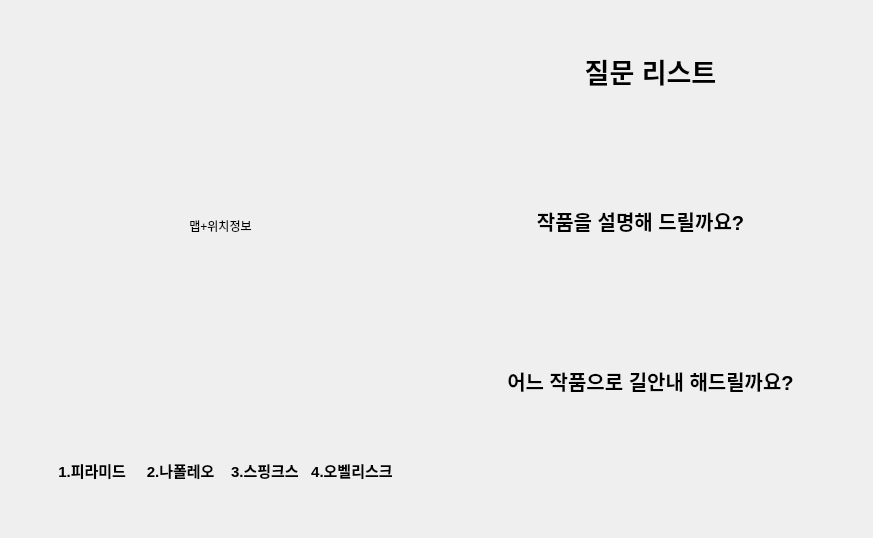
<?xml version="1.0" encoding="UTF-8"?>
<ui version="4.0">
 <class>QDialog</class>
 <widget class="QDialog" name="QDialog">
  <property name="geometry">
   <rect>
    <x>0</x>
    <y>0</y>
    <width>873</width>
    <height>538</height>
   </rect>
  </property>
  <property name="windowTitle">
   <string>Dialog</string>
  </property>
  <widget class="QLabel" name="Map">
   <property name="geometry">
    <rect>
     <x>30</x>
     <y>30</y>
     <width>381</width>
     <height>391</height>
    </rect>
   </property>
   <property name="text">
    <string>맵+위치정보</string>
   </property>
   <property name="alignment">
    <set>Qt::AlignCenter</set>
   </property>
  </widget>
  <widget class="QLabel" name="Question_label">
   <property name="geometry">
    <rect>
     <x>500</x>
     <y>50</y>
     <width>301</width>
     <height>41</height>
    </rect>
   </property>
   <property name="font">
    <font>
     <pointsize>20</pointsize>
     <weight>75</weight>
     <bold>true</bold>
    </font>
   </property>
   <property name="lineWidth">
    <number>0</number>
   </property>
   <property name="text">
    <string>질문 리스트</string>
   </property>
   <property name="alignment">
    <set>Qt::AlignCenter</set>
   </property>
  </widget>
  <widget class="QLabel" name="Question_1">
   <property name="geometry">
    <rect>
     <x>480</x>
     <y>180</y>
     <width>321</width>
     <height>81</height>
    </rect>
   </property>
   <property name="font">
    <font>
     <pointsize>15</pointsize>
     <weight>75</weight>
     <bold>true</bold>
    </font>
   </property>
   <property name="text">
    <string>작품을 설명해 드릴까요?</string>
   </property>
   <property name="alignment">
    <set>Qt::AlignCenter</set>
   </property>
  </widget>
  <widget class="QLabel" name="Art_name">
   <property name="geometry">
    <rect>
     <x>0</x>
     <y>410</y>
     <width>451</width>
     <height>121</height>
    </rect>
   </property>
   <property name="font">
    <font>
     <pointsize>11</pointsize>
     <weight>75</weight>
     <bold>true</bold>
    </font>
   </property>
   <property name="text">
    <string>1.피라미드     2.나폴레오    3.스핑크스   4.오벨리스크</string>
   </property>
   <property name="alignment">
    <set>Qt::AlignCenter</set>
   </property>
  </widget>
  <widget class="QLabel" name="Question_2">
   <property name="geometry">
    <rect>
     <x>490</x>
     <y>340</y>
     <width>321</width>
     <height>81</height>
    </rect>
   </property>
   <property name="font">
    <font>
     <pointsize>15</pointsize>
     <weight>75</weight>
     <bold>true</bold>
    </font>
   </property>
   <property name="text">
    <string>어느 작품으로 길안내 해드릴까요?</string>
   </property>
   <property name="alignment">
    <set>Qt::AlignCenter</set>
   </property>
  </widget>
 </widget>
 <resources/>
 <connections/>
</ui>
